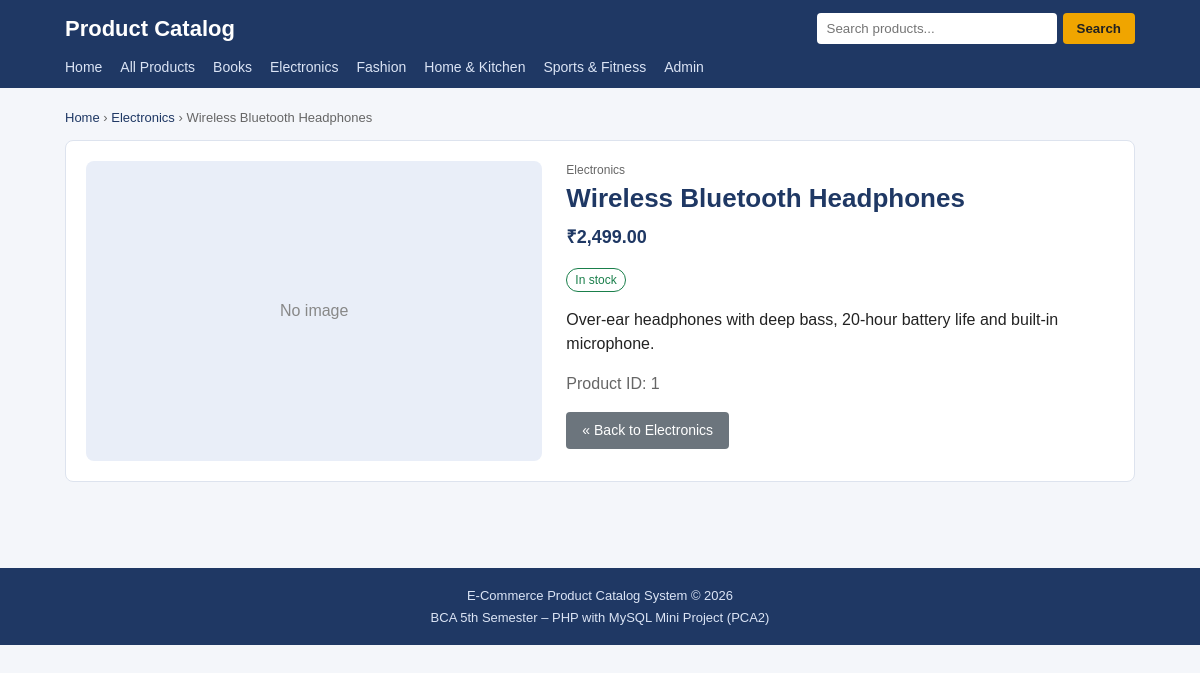
Screenshot of /product.php?id=1 with the database file from the repository.
### tables this page shows
CREATE TABLE IF NOT EXISTS categories (
  category_id   INT AUTO_INCREMENT PRIMARY KEY,
  category_name VARCHAR(100) NOT NULL UNIQUE,
  description   TEXT,
  created_at    TIMESTAMP DEFAULT CURRENT_TIMESTAMP
);

CREATE TABLE IF NOT EXISTS products (
  product_id     INT AUTO_INCREMENT PRIMARY KEY,
  category_id    INT NOT NULL,
  product_name   VARCHAR(150) NOT NULL,
  description    TEXT,
  price          DECIMAL(10,2) NOT NULL,
  image          VARCHAR(255) DEFAULT 'no-image.png',
  stock_quantity INT DEFAULT 0,
  is_featured    TINYINT(1) DEFAULT 0,
  created_at     TIMESTAMP DEFAULT CURRENT_TIMESTAMP,
  INDEX idx_product_name (product_name),
  CONSTRAINT fk_products_category
    FOREIGN KEY (category_id) REFERENCES categories(category_id)
    ON DELETE RESTRICT ON UPDATE CASCADE
);

### product.php (the view, shortened to what this page needs)
<?php
require_once 'config/db.php';
require 'includes/functions.php';
$product = null;
$error   = '';
if (!isset($_GET['id']) || !is_string($_GET['id']) || !ctype_digit($_GET['id']) || (int)$_GET['id'] < 1) {
    $error = 'Invalid product.';
} else {
    $id = (int)$_GET['id'];
    $stmt = mysqli_prepare($conn,
        'SELECT p.*, c.category_name
         FROM products p JOIN categories c ON p.category_id = c.category_id
         WHERE p.product_id = ?');
    mysqli_stmt_bind_param($stmt, 'i', $id);
    mysqli_stmt_execute($stmt);
    $product = mysqli_fetch_assoc(mysqli_stmt_get_result($stmt));
}
require 'includes/header.php';
?>
<?php if ($error !== '') { ?>
    <h1>Product</h1>
    <div class="message error"><?php echo htmlspecialchars($error); ?></div>
    <a class="btn" href="<?php echo $base; ?>products.php">Browse all products</a>
<?php } else { ?>
    <div class="breadcrumb">
        <a href="<?php echo $base; ?>index.php">Home</a> &rsaquo;
        <a href="<?php echo $base; ?>products.php?category=<?php echo (int)$product['category_id']; ?>">
            <?php echo htmlspecialchars($product['category_name']); ?></a> &rsaquo;
        <?php echo htmlspecialchars($product['product_name']); ?>
    </div>
    <div class="product-detail">
        <div class="detail-image">
            <?php echo product_image($product['image'], $product['product_name']); ?>
        </div>
        <div>
            <div class="product-category"><?php echo htmlspecialchars($product['category_name']); ?></div>
            <h1><?php echo htmlspecialchars($product['product_name']); ?></h1>
            <div class="price">&#8377;<?php echo number_format($product['price'], 2); ?></div>
            <p><?php echo stock_badge($product['stock_quantity']); ?></p>
            <p><?php echo nl2br(htmlspecialchars((string)$product['description'])); ?></p>
            <p class="subtitle">Product ID: <?php echo (int)$product['product_id']; ?></p>
            <a class="btn btn-secondary"
               href="<?php echo $base; ?>products.php?category=<?php echo (int)$product['category_id']; ?>">
               &laquo; Back to <?php echo htmlspecialchars($product['category_name']); ?></a>
        </div>
    </div>
<?php } ?>
<?php require 'includes/footer.php'; ?>

### includes/header.php (shortened to what this page needs)
<?php
require_once __DIR__ . '/../config/db.php';
$base = '/ecommerce-product-catalog-php/';
$cat_result = mysqli_query($conn, 'SELECT category_id, category_name FROM categories ORDER BY category_name');
?>
<!DOCTYPE html>
<html lang="en">
<head>
    <link rel="stylesheet" href="<?php echo $base; ?>assets/css/style.css">
</head>
<body>
<header class="site-header">
    <div class="container header-top">
        <a class="logo" href="<?php echo $base; ?>index.php">Product Catalog</a>
        <form class="search-form" action="<?php echo $base; ?>products.php" method="get">
            <input type="text" name="q" placeholder="Search products..."
                   value="<?php echo (isset($_GET['q']) && is_string($_GET['q'])) ? htmlspecialchars($_GET['q']) : ''; ?>">
            <button type="submit">Search</button>
        </form>
    </div>
    <nav class="container main-nav">
        <a href="<?php echo $base; ?>index.php">Home</a>
        <a href="<?php echo $base; ?>products.php">All Products</a>
        <?php while ($cat = mysqli_fetch_assoc($cat_result)) { ?>
            <a href="<?php echo $base; ?>products.php?category=<?php echo (int)$cat['category_id']; ?>">
                <?php echo htmlspecialchars($cat['category_name']); ?>
            </a>
        <?php } ?>
        <a href="<?php echo $base; ?>admin/login.php">Admin</a>
    </nav>
</header>
<main class="container">

### assets/css/style.css (style rules this page uses)
* { box-sizing: border-box; }
body { margin: 0; font-family: Arial, Helvetica, sans-serif; background: #f4f6fa; color: #222; line-height: 1.5; }
a { color: #1f3864; text-decoration: none; }
.container { max-width: 1100px; margin: 0 auto; padding: 0 15px; }
main.container { padding-top: 20px; padding-bottom: 30px; min-height: 60vh; }
h1 { font-size: 26px; color: #1f3864; margin: 0 0 6px; }
.subtitle { color: #666; margin: 0 0 16px; }
.breadcrumb { font-size: 13px; color: #666; margin-bottom: 12px; }
.site-header { background: #1f3864; color: #fff; }
.header-top { display: flex; flex-wrap: wrap; align-items: center; justify-content: space-between; gap: 10px; padding-top: 12px; padding-bottom: 12px; }
.logo { color: #fff; font-size: 22px; font-weight: bold; }
.search-form { display: flex; gap: 6px; }
.search-form input { padding: 8px 10px; border: none; border-radius: 4px; width: 240px; max-width: 100%; }
.search-form button { padding: 8px 14px; background: #f0a500; color: #222; border: none; border-radius: 4px; cursor: pointer; font-weight: bold; }
.main-nav { display: flex; flex-wrap: wrap; gap: 4px 18px; padding-bottom: 10px; }
.main-nav a { color: #dbe4f5; font-size: 14px; }
.product-category { font-size: 12px; color: #666; }
.price { font-weight: bold; color: #1f3864; font-size: 18px; }
.product-detail { display: grid; grid-template-columns: 1fr 1.2fr; gap: 24px; background: #fff; padding: 20px; border: 1px solid #dde3ee; border-radius: 8px; }
.detail-image { height: 300px; background: #e9eef8; border-radius: 8px; overflow: hidden; display: flex; align-items: center; justify-content: center; color: #888; }
.btn { display: inline-block; padding: 8px 16px; background: #1f3864; color: #fff; border: none; border-radius: 4px; cursor: pointer; font-size: 14px; }
.btn-secondary { background: #6c757d; }

### rows the page displays
categories: category_name "Books"
categories: category_name "Electronics"
categories: category_name "Fashion"
categories: category_name "Home & Kitchen"
categories: category_name "Sports & Fitness"
products: category.category_name "Electronics", product_name "Wireless Bluetooth Headphones", image+product_name "No image", price "2,499.00", description "Over-ear headphones with deep bass, 20-hour battery life and built-in microphone.", product_id "1"
